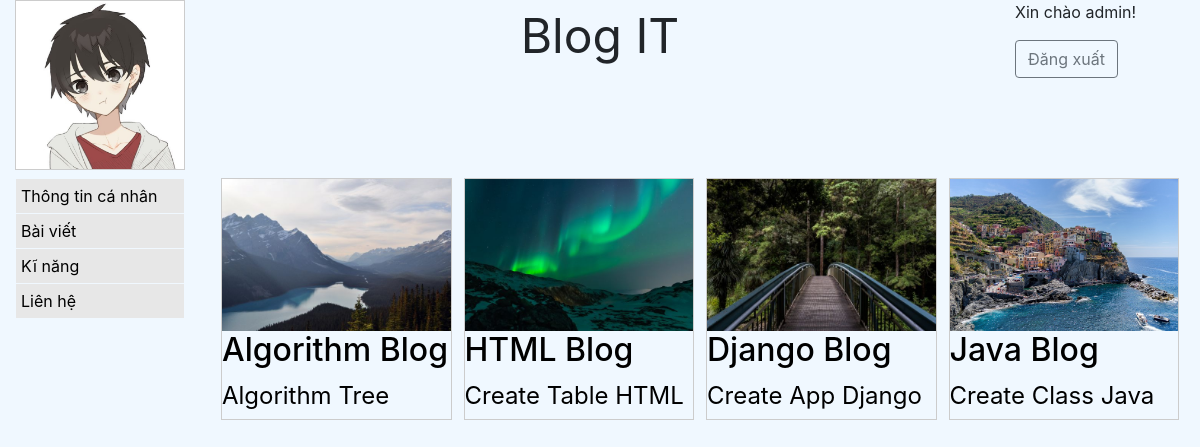
Page /blog/ (signed in) on the committed database.
### blog/models.py (models this page shows, shortened)
class Post(models.Model):
    title = models.CharField(max_length=100)
    body = models.TextField()
    date = models.DateTimeField(auto_now_add=True)
    description = models.CharField(max_length=100, null=True)
    image = models.ImageField(null=True)
    class Meta:
        ordering = ['-date', 'title']

### blog/views.py (the view)
# urls.py: path('', view=views.show_list_post, name='show_list_post'),
def show_list_post(request):
    posts = Post.objects.all()
    return render(request, 'posts/list_post.html', {'posts':posts})

### blog/templates/posts/list_post.html (shortened to what this page needs)
{% extends 'pages/base.html' %}
{% block content %}
    {% for post in posts %}
        <div class="post">
            <div class="gallery">
                <a href="{% url 'show_detail_post' post.id %}"><img src="{{post.image.url}}" alt="Post Image"></a>
                <h2><a href="{% url 'show_detail_post' post.id %}" class="title">{{post.title}}</a></h2>
                <p><a href="{% url 'show_detail_post' post.id %}">{{post.description}}</a></p>
            </div>
        </div>
    {% endfor %}
{% endblock content %}

### home/templates/pages/base.html (shortened to what this page needs)
<!DOCTYPE html>
<html lang="en">
<head>
    {% load static %}
    <link rel="stylesheet" href="https://maxcdn.bootstrapcdn.com/bootstrap/4.5.2/css/bootstrap.min.css">
</head>
<body>
    <div class="container-fluid">
        <div class="row">
            <div class="col-sm-2">
                <div class="avatar">
                    <img src="{% static 'image/avatar.jpg' %}" alt="avatar">
                </div>
            </div>
            <div class="col-sm-8">
                <div class="header">
                    <p>Blog IT</p>
                </div>
            </div>
            <div class="col-sm-2">
                {% if user.username %}
                    <p>Xin chào {{user.username}}!</p>
                    <a href="{% url 'logout' %}" class="btn btn-outline-secondary">Đăng xuất</a>
                {% else %}
                    <a href="{% url 'login' %}" class="btn btn-outline-secondary">Đăng nhập</a>
                    <a href="{% url 'register' %}" class="btn btn-outline-secondary">Đăng kí</a>
                {% endif %}
            </div>
        </div>
        <div class="row pt-2">
            <div class="col-sm-2">
                <div class="my-nav">
                    <ul>
                        <li><a href="/">Thông tin cá nhân</a></li>
                        <li><a href="{% url 'show_list_post' %}">Bài viết </a></li>
                        <li><a href="{% url 'show_list_skill' %}">Kĩ năng</a></li>
                        <li><a href="{% url 'contact' %}">Liên hệ</a></li>
                    </ul>
                </div>
            </div>
            <div class="col-sm-10">
                <div class="content">
                    {% block content %}
                    {% endblock content %}
                </div>
            </div>
        </div>
    </div>
</body>
</html>

### home/templates/pages/base.html (style rules this page uses)
* { box-sizing: border-box; }
body { background-color:aliceblue; }
.avatar { border: 1px solid #ccc; }
.avatar img { width: 100%; height: auto; }
.header { text-align: center; }
.header p { margin: 0; font-size:4vw; }
.my-nav ul { list-style-type: none; padding: 0; margin: 0; }
.my-nav li { margin: 1px; }
.my-nav a { display: block; color: black; text-decoration: none; padding: 5px; background-color: rgb(231, 231, 231); }
.content p { margin-top: 0; margin-bottom: 5px; font-size: 2vw; }
.post { width: 25%; float: left; padding: 0 6px; }
.gallery { border: 1px solid #ccc; }
.gallery a { display: block; color: black; }
.gallery img { width: 100%; height: auto; }
.gallery h2 a { text-decoration: none; }
.gallery p a { text-decoration: none; }

### rows in the picture
Post: image (picture), title "Algorithm Blog", description "Algorithm Tree"
Post: image (picture), title "HTML Blog", description "Create Table HTML"
Post: image (picture), title "Django Blog", description "Create App Django"
Post: image (picture), title "Java Blog", description "Create Class Java"

### other values in the picture
{{ user.username }} "admin"
